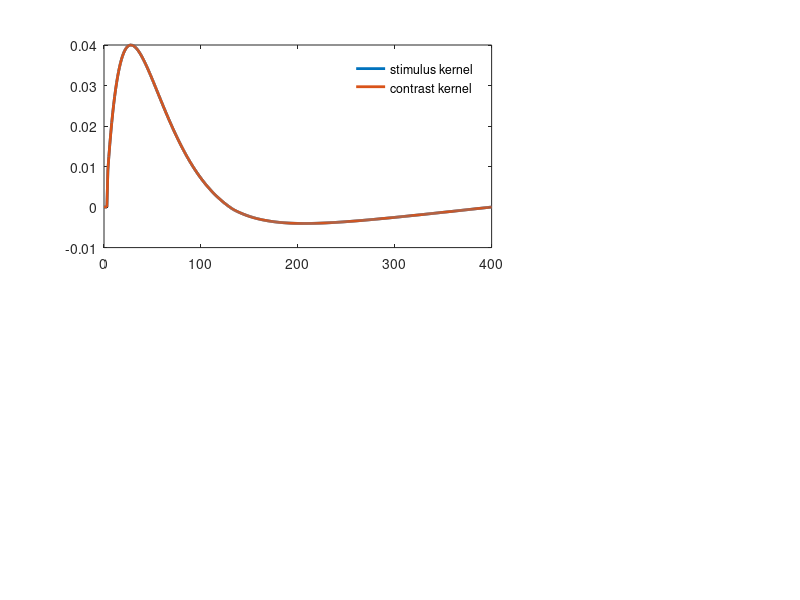
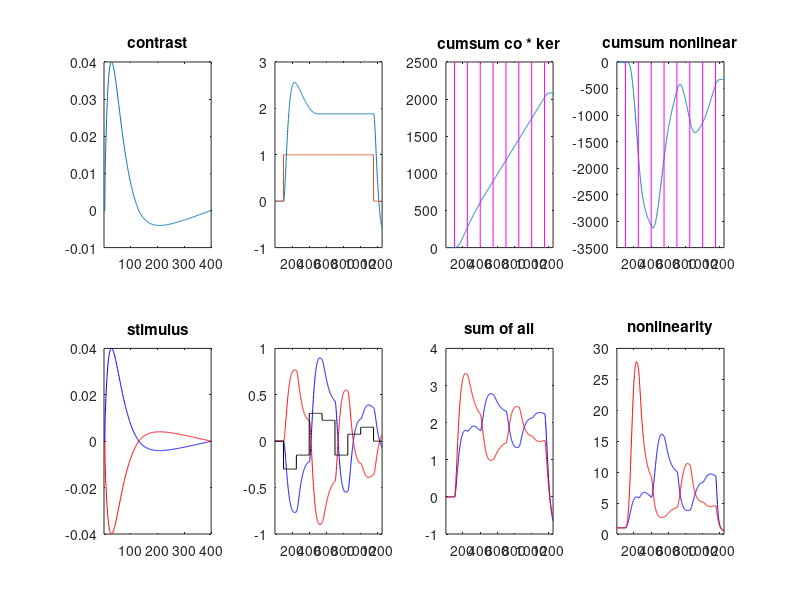
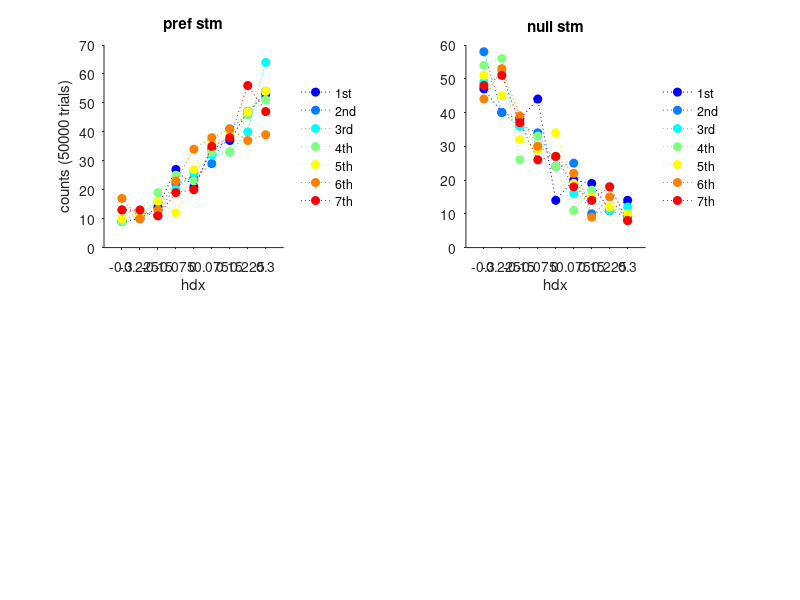

The MATLAB script that drew these images, in order: (Note: this script raises an error after producing the figures.)
function [para] = Yates_simple(varargin)

% input arguments
len_tr = 1000;
tmax = 400;
tau = 40;
% tmax = 150;
% tau = 10;
kernelgain_s = 0.04;
kernelgain_c = 0.04;
plot_flag = 1;
j = 1;              
while  j <= length(varargin)
    switch varargin{j}
        case 'ntr'
            len_tr = varargin{j+1};
            j = j + 2;
        case 'tmax' 
            tmax = varargin{j+1};
            j = j + 2;
        case 'tau'
            tau = varargin{j+1};
            j = j + 2;
        case 'kernelgain_s'
            kernelgain_s = varargin{j+1};            
             j = j + 2;
        case 'kernelgain_c'
            kernelgain_c = varargin{j+1};            
             j = j + 2;
        case 'nofig'
            plot_flag = 0;
            j = j + 1;
    end
end

% yellow and green
y = [0.9576    0.7285    0.2285];
g = [0.1059    0.4706    0.2157];

hdx = 0.3*[-1 -0.75 -0.5 -0.25 0 0.25 0.5 0.75 1];
% hdx = 0.2*[-1 -0.5 -0.25 -0.125 0 0.125 0.25 0.5 1];
len_frame = 1050;
lenhdx = length(hdx);
hdxlab = cell(1, lenhdx);
for i = 1:lenhdx
    hdxlab{i} = num2str(hdx(i));
end
nbin = 7;

% contrast
offset = 100;
co = 1*[zeros(1,offset),ones(1,len_frame),zeros(1,offset)];

% alpha function as a stimulus kernel
t = 0:tmax;
kernel1 = exp(-t/tau).*(1 - exp(-t/tau));
hn_offset = [ones(1,round(t(end)/3))*0.025, 0.025:-0.025/(round(t(end)*2/3)):0]; % manually tweaked to approximate that in Yates
kernel1 = kernel1 - 1.5*hn_offset;
kernel1(1:4) = 0;
kernel2 = kernel1;
kernel1 = kernelgain_c*kernel1/max(kernel1) ;
kernel2 = kernelgain_s*kernel2/max(kernel2);
lenhdx = length(hdx);
    
para.kernel_stm = kernel2;
para.kernel_co = kernel1;
time = [1:len_frame+2*offset] - offset;
    
if plot_flag == 1
    close all;
    figure(1);
    % visualize verified convolved responses
%     c = jet(lenhdx);
%     for h = 1:lenhdx
%         subplot(2,4,1)
%         stmbox = [zeros(1,offset), hdx(h)*ones(1, len_frame), zeros(1,offset)];
%         plot(time, stmbox, '-', 'color', c(h,:))
%         hold on;

    %     subplot(2,4,5)
    %     convolved = conv(kernel2, stmbox) + conv(kernel1, -co);
    %     plot(time, convolved(1:length(time)), '-', 'color', c(h,:))
    %     hold on;
    %     convolved = conv(kernel2, stmbox) + conv(kernel1, co);
    %     plot(time, convolved(1:length(time)), '-', 'color', c(h,:))
    %     hold on;
%     end
% 
%     subplot(2,4,3)
    subplot(2,3,[1 2])
    plot(t, kernel2, '-', 'linewidth',2)
    hold on;
    plot(t, kernel1, '-', 'linewidth', 2)
    xlim([t(1) t(end)])
    legend('stimulus kernel', 'contrast kernel')
    legend('boxoff')
end

% generate dynamic stimulus sequence with the 0% signal
frameperbin = len_frame/nbin;
stm = nan(len_tr, len_frame);
stmmat = nan(len_tr, nbin);
for i = 1:len_tr
    stmmat(i,:) = datasample(hdx, nbin, 'Replace', true);
%     while abs(sum(stm_temp)) >= 0.1
%         stm_temp = datasample(hdx, nbin, 'Replace', true);
%     end
%  
    begin = 1;
    for n = 1:nbin
        stm(i, begin:begin+frameperbin-1) = stmmat(i,n)*ones(1, frameperbin);
        begin = begin + frameperbin;
    end
end

% overall stimulus sign
sumstm = sum(stm,2);
stmsign = sign(sumstm);
med_p = median(sumstm(stmsign > 0));
med_n = median(sumstm(stmsign < 0));
stmsign_p1 = stmsign > 0 & sumstm < med_p;
stmsign_p2 = stmsign > 0 & sumstm > med_p;
stmsign_n1 = stmsign < 0 & sumstm > med_n;
stmsign_n2 = stmsign < 0 & sumstm < med_n;


% debug stimulus
figure(123);
col = jet(nbin);
for n = 1:nbin
    subplot(2,2,1)
    c = histc(stmmat(stmsign_p2,n),unique(stmmat(stmsign_p2,n)));
    plot(1:lenhdx, c, ':o', 'color', col(n,:), 'markerfacecolor', col(n,:))
    hold on;
    
    subplot(2,2,2)
    c = histc(stmmat(stmsign_n2,n),unique(stmmat(stmsign_n2,n)));
    plot(1:lenhdx, c, ':o', 'color', col(n,:), 'markerfacecolor', col(n,:))
    hold on;
end
subplot(2,2,1)
legend('1st','2nd','3rd','4th','5th','6th','7th','location','eastoutside')
legend('boxoff')
title('pref stm')
xlabel('hdx')
set(gca,'XTick',1:lenhdx, 'XTickLabel',hdxlab)
ylabel('counts (50000 trials)')
set(gca, 'box', 'off'); set(gca, 'TickDir', 'out')

subplot(2,2,2)
legend('1st','2nd','3rd','4th','5th','6th','7th','location','eastoutside')
legend('boxoff')
title('null stm')
xlabel('hdx')
set(gca,'XTick',1:lenhdx, 'XTickLabel',hdxlab)
set(gca, 'box', 'off'); set(gca, 'TickDir', 'out')

% include offset
stm = [zeros(len_tr, offset), stm, zeros(len_tr, offset)];

% if plot_flag==1
%     subplot(2,4,2)
%     plot(time, mean(stm(:, 1:length(time)),1), '-k')
%     ylabel('mean stimulus')
% end

% convolution with stimulus kernels
lenv = length(kernel1) + size(stm,2) - 1;
cvstm1 = nan(len_tr, lenv);
cvstm2 = cvstm1;
c = conv(kernel1, co);
for i = 1:len_tr
    cvstm1(i,:) = conv(kernel2, stm(i,:)) + c;
    cvstm2(i,:) = conv(-kernel2, stm(i,:)) + c;
end

% subplot(2,4,4)
% plot(time, mean(cvstm1(:, 1:length(time)),1), '-r')
% hold on;
% plot(time, mean(cvstm2(:, 1:length(time)),1), '-b')
% ylabel('mean convolved stimulus')

% nonlinearity
cvstm1 = exp(cvstm1);
cvstm2 = exp(cvstm2);

% % poisson process
% for i = 1:len_tr
%     for c = 1:len_frame+2*offset
%         cvstm1(i,c) = poissrnd(cvstm1(i,c),1,1);
%         cvstm2(i,c) = poissrnd(cvstm2(i,c),1,1);
%     end
% end

% cvstm = exp(cvstm);

% % smoothing
% cvstm1 = smoothts(cvstm1, 'g', 50);
% cvstm2 = smoothts(cvstm2, 'g', 50);
% 
% % noise
% cvstm1(:, offset+1:offset+len_frame) = ...
%     cvstm1(:, offset+1:offset+len_frame) + normrnd(0, 5, [len_tr, len_frame]);
% cvstm2(:, offset+1:offset+len_frame) = ...
%     cvstm2(:, offset+1:offset+len_frame) + normrnd(0, 5, [len_tr, len_frame]);

% for debugging
lens = size(stm,2);
figure(22);
subplot(2,4,1)
plot(kernel1);
xlim([1 tmax])
title('contrast')

subplot(2,4,5)
plot(kernel2,'-b')
hold on;
plot(-kernel2, '-r')
xlim([1 tmax])
title('stimulus')

subplot(2,4,2)
c = conv(kernel1, co);
plot(c(1:lens));
hold on;
plot(co)
xlim([1 len_frame+2*offset])

subplot(2,4,3)
plot(cumsum(c,2))
hold on;
yy = get(gca, 'YLim');
begin = 1+offset;
for i = 1:8
    plot(begin*[1 1], yy, '-m')
    hold on;
    begin = begin + frameperbin;
end
title('cumsum co * ker')
xlim([1 len_frame+2*offset])

subplot(2,4,6)
% pref  = [zeros(1, offset), 0.2*ones(1, frameperbin*7), zeros(1,offset)];
s1 = conv(kernel2, stm(1,:));
plot(s1(1:lens), '-b')
hold on;
s2 = conv(-kernel2, stm(1,:));
plot(s2(1:lens), '-r')
hold on;
plot(stm(1,:),'-k')
xlim([1 len_frame+2*offset])

subplot(2,4,7)
plot(c(1:lens) + s1(1:lens), '-b')
hold on;
plot(c(1:lens) + s2(1:lens), '-r')
title('sum of all')
xlim([1 len_frame+2*offset])

subplot(2,4,8)
plot(exp(c(1:lens) + s1(1:lens)),'-b')
hold on;
plot(exp(c(1:lens) + s2(1:lens)),'-r')
title('nonlinearity')
xlim([1 len_frame+2*offset])

subplot(2,4,4)
plot(cumsum(exp(c(1:lens) + s1(1:lens)),2) - ...
    cumsum(exp(c(1:lens) + s2(1:lens)),2));
hold on;
yy = get(gca, 'YLim');
begin = 1+offset;
for i = 1:8
    plot(begin*[1 1], yy, '-m')
    hold on;
    begin = begin + frameperbin;
end
title('cumsum nonlinear')
xlim([1 len_frame+2*offset])


% evidence
dv1 = cumsum(cvstm1(:, offset+1:offset+len_frame),2);
dv2 = cumsum(cvstm2(:, offset+1:offset+len_frame),2);
ev = dv1(:,end) - dv2(:, end);

% choice
ch = sign(ev);
ch(ch==0) = datasample([-1 1], sum(ch==0), 'Replace', true);
ch(ch==-1) = 0;

disp(['far choice: ' num2str(sum(ch==1)) ...
    ', near choice: ' num2str(sum(ch==0))])

% debug stimulus
figure(123);
col = jet(nbin);
for n = 1:nbin
    subplot(2,2,3)
    c = histc(stmmat(ch==1,n),unique(stmmat(ch==1,n)));
    plot(1:lenhdx, c, ':o', 'color', col(n,:), 'markerfacecolor', col(n,:))
    hold on;
    
    subplot(2,2,4)
    c = histc(stmmat(ch==0,n),unique(stmmat(ch==0,n)));
    plot(1:lenhdx, c, ':o', 'color', col(n,:), 'markerfacecolor', col(n,:))
    hold on;
end
subplot(2,2,3)
legend('1st','2nd','3rd','4th','5th','6th','7th','location','eastoutside')
legend('boxoff')
title('ch 1')
xlabel('hdx')
set(gca,'XTick',1:lenhdx, 'XTickLabel',hdxlab)
ylabel('counts (50000 trials)')
set(gca, 'box', 'off'); set(gca, 'TickDir', 'out')

subplot(2,2,4)
legend('1st','2nd','3rd','4th','5th','6th','7th','location','eastoutside')
legend('boxoff')
title('ch 2')
xlabel('hdx')
set(gca,'XTick',1:lenhdx, 'XTickLabel',hdxlab)
set(gca, 'box', 'off'); set(gca, 'TickDir', 'out')

% normalization
cvstm1 = normalize(cvstm1, 0, 1);
cvstm2 = normalize(cvstm2, 0, 1);

begin = offset + 1;
psth_stm = nan(1, nbin);
psth_ch = nan(1, nbin);
for i = 1:nbin
    psth_stm(i) = sum(mean(cvstm1(stmsign_p2, begin:begin+frameperbin-1),1))...
    	- sum(mean(cvstm1(stmsign_n2, begin:begin+frameperbin-1),1));
    psth_ch(i) = sum(mean(cvstm1(ch==1, begin:begin+frameperbin-1),1))...
    	- sum(mean(cvstm1(ch==0, begin:begin+frameperbin-1),1));
    begin = begin + frameperbin;
end

para.psth.stm_diff = psth_stm;
para.psth.ch_diff = psth_ch;
para.psth.stm_null = mean(cvstm1(stmsign_n2, 1:length(time)),1);
para.psth.stm_pref = mean(cvstm1(stmsign_p2, 1:length(time)),1);
para.psth.ch_pref = mean(cvstm1(ch==1, 1:length(time)),1);
para.psth.ch_null = mean(cvstm1(ch==0, 1:length(time)),1);

% PSTH
if plot_flag==1
    figure(1);
%     subplot(2,4,6)
    subplot(2,3,4)
    plot(time, mean(cvstm1(stmsign_p2, 1:length(time)),1), '-b', 'linewidth',2)
    hold on;
    plot(time, mean(cvstm1(stmsign_p1, 1:length(time)),1), '-c', 'linewidth',2)
    hold on;
    plot(time, mean(cvstm1(stmsign_n1, 1:length(time)),1), '-m', 'linewidth',2)
    hold on;
    plot(time, mean(cvstm1(stmsign_n2, 1:length(time)),1), '-r', 'linewidth',2)
    hold on;
    plot(time, mean(cvstm2(stmsign_p2, 1:length(time)),1), '--r', 'linewidth',2)
    hold on;
    plot(time, mean(cvstm2(stmsign_p1, 1:length(time)),1), '--m', 'linewidth',2)
    hold on;
    plot(time, mean(cvstm2(stmsign_n1, 1:length(time)),1), '--c', 'linewidth',2)
    hold on;
    plot(time, mean(cvstm2(stmsign_n2, 1:length(time)),1), '--b', 'linewidth',2)
    hold on;
    yy = get(gca, 'YLim');
    begin = 1;
    for i = 1:nbin+1
        hold on;
        plot(begin*[1 1],yy, ':k')
        begin = begin + frameperbin;
    end
    ylim(yy)    
    ylabel('psth (by stimulus)')

%     subplot(2,4,7)
    subplot(2,3,5)
    plot(time, mean(cvstm1(ch==1, 1:length(time)),1), '-b', 'linewidth',2)
    hold on;
    plot(time, mean(cvstm1(ch==0, 1:length(time)),1), '-r', 'linewidth',2)
    hold on;
    plot(time, mean(cvstm2(ch==0, 1:length(time)),1), '--b', 'linewidth',2)
    hold on;
    plot(time, mean(cvstm2(ch==1, 1:length(time)),1), '--r', 'linewidth',2)
    yy = get(gca, 'YLim');
    begin = 1;
    for i = 1:nbin+1
        hold on;
        plot(begin*[1 1],yy, ':k')
        begin = begin + frameperbin;
    end
    ylim(yy)    
    ylabel('psth (by choice)')
    
end

% confidence
conf = abs(ev);
% conf = conf + normrnd(median(conf), 1*median(conf), size(conf));
med = median(conf);
disp(['median confidence: ' num2str(med)])

% % debug confidence & stm
% figure(1234);
% plot(time, mean(cvstm1(conf > med, 1:length(time)),1), '-b', 'linewidth',2)
% hold on;
% plot(time, mean(cvstm1(conf < med, 1:length(time)),1), '-r', 'linewidth',2)
% hold on;
% plot(time, mean(cvstm2(conf > med, 1:length(time)),1), '--b', 'linewidth',2)
% hold on;
% plot(time, mean(cvstm2(conf < med, 1:length(time)),1), '--r', 'linewidth',2)
% yy = get(gca, 'YLim');
% begin = 1;
% for i = 1:nbin+1
%     hold on;
%     plot(begin*[1 1],yy, ':k')
%     begin = begin + frameperbin;
% end
% ylim(yy)    
% ylabel('psth (by confidence)')

% if plot_flag==1
%     subplot(2,4,5)
%     plot(1:size(dv1,2), mean(abs(dv1(ch==1,:)), 1), '-r', 'linewidth', 2)
%     hold on;
%     plot(1:size(dv1,2), mean(abs(dv1(conf > med & ch==1, :)), 1), '-', 'color', y, 'linewidth', 2)
%     hold on;
%     plot(1:size(dv1,2), mean(abs(dv1(conf < med & ch==1, :)), 1), '-', 'color', g, 'linewidth', 2)
%     hold on;
%     plot(1:size(dv2,2), mean(abs(dv2(ch==0,:)), 1), '--r', 'linewidth', 2)
%     hold on;
%     plot(1:size(dv2,2), mean(abs(dv2(conf > med & ch==0, :)), 1), '--', 'color', y, 'linewidth', 2)
%     hold on;
%     plot(1:size(dv2,2), mean(abs(dv2(conf < med & ch==0, :)), 1), '--', 'color', g, 'linewidth', 2)
%     ylabel('mean |decision variable|')
%     xlim([0 size(dv1, 2)+1])
%     xlabel('time during stimulus presentation')
% end

% % time-averaged kernel
% pk0 = getKernel(stm(:, offset+1:offset+len_frame), ch);
% pkh = getKernel(stm(conf > med, offset+1:offset+len_frame), ch(conf > med));
% pkl = getKernel(stm(conf < med, offset+1:offset+len_frame), ch(conf < med));

% time-resolved kernel
tkernel = nan(lenhdx, nbin);
tkernel_h = nan(lenhdx, nbin);
tkernel_l = nan(lenhdx, nbin);

% kernel amplitude
amp = nan(1, nbin);
amph = nan(1, nbin);
ampl = nan(1, nbin);

begin = offset+1;
for a = 1:nbin
%     disp(['bin ' num2str(a) ': ' num2str(begin - offset) ' to ' num2str(begin+frameperbin-1-offset)])
    [tkernel(:,a)] = getKernel(stm(:, begin:begin+frameperbin-1), ch);
    [tkernel_h(:,a)] = getKernel(stm(conf > med, begin:begin+frameperbin-1), ch(conf > med));
    [tkernel_l(:,a)] = getKernel(stm(conf < med, begin:begin+frameperbin-1), ch(conf < med));
    
    begin = begin + frameperbin;
end

for a = 1:nbin
    amp(a) = tkernel(:,a)'*mean(tkernel,2);
    amph(a) = tkernel_h(:,a)'*mean(tkernel_h,2);
    ampl(a) = tkernel_l(:,a)'* mean(tkernel_l,2);
end

para.amp_h = amph;
para.amp_l = ampl;
para.amp_diff = amph - ampl;

% kernel amplitude using logistic regression
hdxmat = zeros(len_tr, nbin);
begin = offset + 1;
for n = 1:nbin
    hdxmat(:, n) = median(stm(:, begin:begin+frameperbin-1), 2);
    begin = begin + frameperbin;
end
w = logregPK(hdxmat, ch);
wh = logregPK(hdxmat(conf > med, :), ch(conf > med));
wl = logregPK(hdxmat(conf < med, :), ch(conf < med));
wn = mean([wh, wl]);

if plot_flag==1
    figure(1);
    % visualize kernels
%     subplot(2,4,4)
    subplot(2,3,3)
    imagesc(1:nbin, hdx, tkernel)
    xlabel('time bin')
    ylabel('hdx')

    % visualize kernel amplitude
%     subplot(2,4,8)
    subplot(2,3,6)
    nom = mean([amph, ampl]);
    plot(1:nbin, amp/nom, '-r', 'linewidth', 2)
    hold on;
    plot(1:nbin, amph/nom, '-', 'color', y, 'linewidth', 2)
    hold on;
    plot(1:nbin, ampl/nom, '-', 'color', g, 'linewidth', 2)
    hold on;
    plot(1:nbin, w/wn, '--r', 'linewidth', 2)
    hold on;
    plot(1:nbin, wh/wn, '--', 'color', y, 'linewidth', 2)
    hold on;
    plot(1:nbin, wl/wn, '--', 'color', g, 'linewidth', 2)
    xlim([0.5 nbin + 0.5])
    ylabel('kernel amplitude')


    % cosmetics
%     subplot(2,4,1)
%     ylabel('hdx')
%     xlabel('time (ms)')
%     xlim([-offset offset+len_frame])
%     set(gca, 'box', 'off'); set(gca, 'TickDir', 'out')
% 
%     subplot(2,4,2)
%     xlim([-offset offset+len_frame])
%     set(gca, 'box', 'off'); set(gca, 'TickDir', 'out')

%     subplot(2,4,3)
    subplot(2,3,[1 2])
    set(gca, 'box', 'off'); set(gca, 'TickDir', 'out')
    legend('location','eastoutside')

%     subplot(2,4,4)
%     set(gca, 'XTick', 1:nbin)
%     set(gca, 'box', 'off'); set(gca, 'TickDir', 'out')

%     subplot(2,4,5)
%     % xlim([-offset offset+len_frame])
%     set(gca, 'box', 'off'); set(gca, 'TickDir', 'out')

%     subplot(2,4,6)
    subplot(2,3,4)
    xlim([-offset offset+len_frame])
    set(gca, 'box', 'off'); set(gca, 'TickDir', 'out')

%     subplot(2,4,7)
    subplot(2,3,5)
    xlim([-offset offset+len_frame])
    set(gca, 'box', 'off'); set(gca, 'TickDir', 'out')

%     subplot(2,4,8)
    subplot(2,3,6)
    set(gca, 'XTick', 1:nbin)
    set(gca, 'box', 'off'); set(gca, 'TickDir', 'out')

    % additional figures for paper
    figure(3);
    subplot(1,3,1)
    imagesc(1:nbin, hdx, tkernel_h)
    colormap(pink)
    c_h = caxis;
    xlabel('time bin')
    ylabel('hdx')
    set(gca, 'XTick', 1:nbin)
    set(gca, 'box', 'off'); set(gca, 'TickDir', 'out')

    subplot(1,3,2)
    imagesc(1:nbin, hdx, tkernel_l)
    colormap(pink)
    c_l = caxis;
    set(gca, 'XTick', 1:nbin)
    set(gca, 'box', 'off'); set(gca, 'TickDir', 'out')

    cfix = [min([c_h, c_l]), max([c_h, c_l])];
    subplot(1,3,1)
    caxis(cfix)
    subplot(1,3,2)
    caxis(cfix)

    subplot(1,3,3)
    nom = mean([amph, ampl]);
    plot(1:nbin, amph/nom, '-', 'color', y, 'linewidth', 2)
    hold on;
    plot(1:nbin, ampl/nom, '-', 'color', g, 'linewidth', 2)
    xlim([0.5 nbin + 0.5])
    ylabel('kernel amplitude')
    set(gca, 'XTick', 1:nbin)
    set(gca, 'box', 'off'); set(gca, 'TickDir', 'out')
end

function [pk0] = getKernel(hdxmat, ch)

% trial averaged stimulus distributions
disval = unique(hdxmat);
len_d = length(disval);
svmat = zeros(size(hdxmat,1), len_d);
for r = 1:size(hdxmat,1)
    for d = 1:len_d
        svmat(r,d) = sum(hdxmat(r,:)==disval(d));
    end
end

% compute PK for 0% stimulus
pk0 = mean(svmat(ch==0,:),1) - mean(svmat(ch==1,:),1);

function w = logregPK(hdxmat, ch)
w = size(hdxmat, 2);
for i = 1:size(hdxmat, 2)
    b = glmfit(hdxmat(:, i), ch, 'binomial', 'link', 'logit', 'constant', 'on');
    w(i) = b(2);
end

function [normalized_vector] = normalize(v, newmin, newmax)

a = (newmax - newmin)/(max(max(v)) - min(min(v)));
b = newmax - max(max(v))*a;

normalized_vector = a.*v + b;